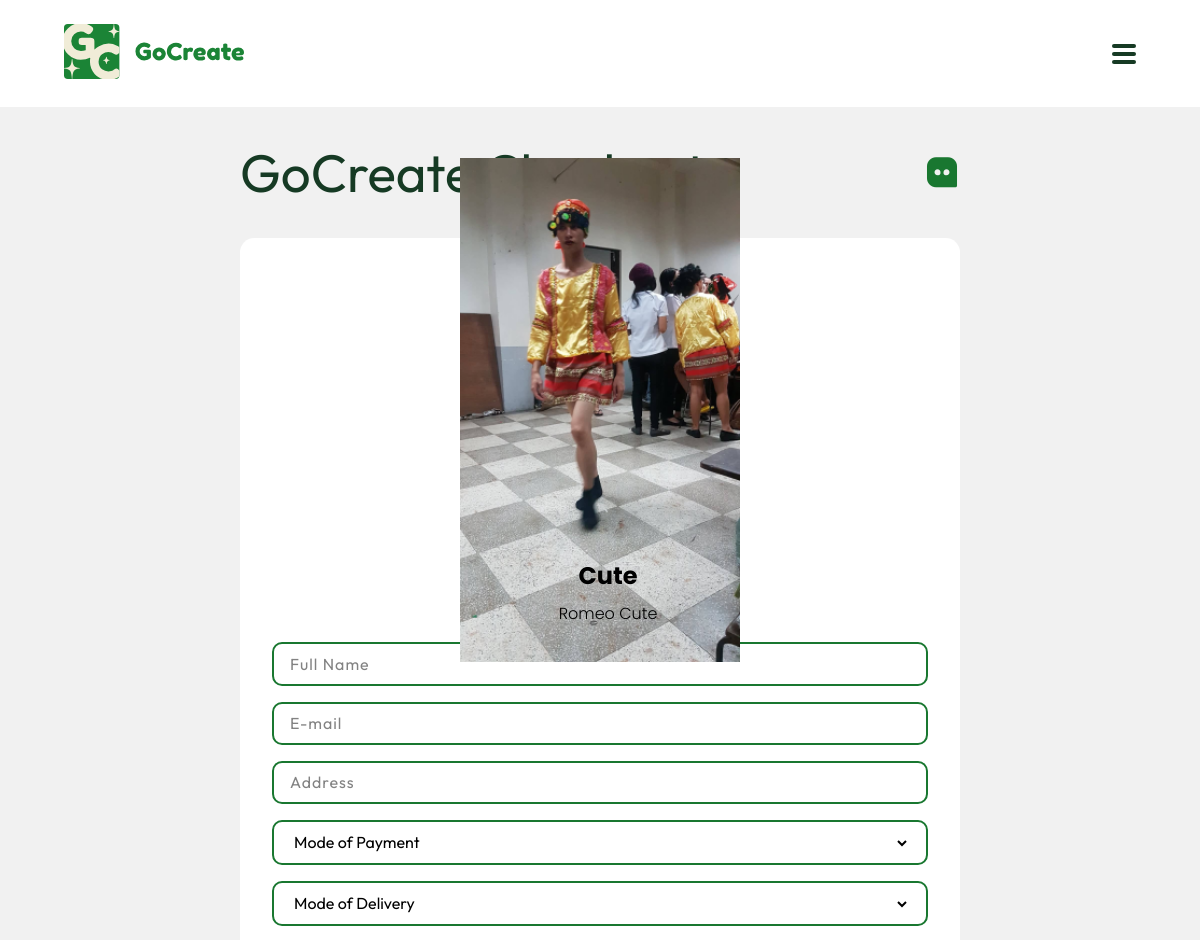
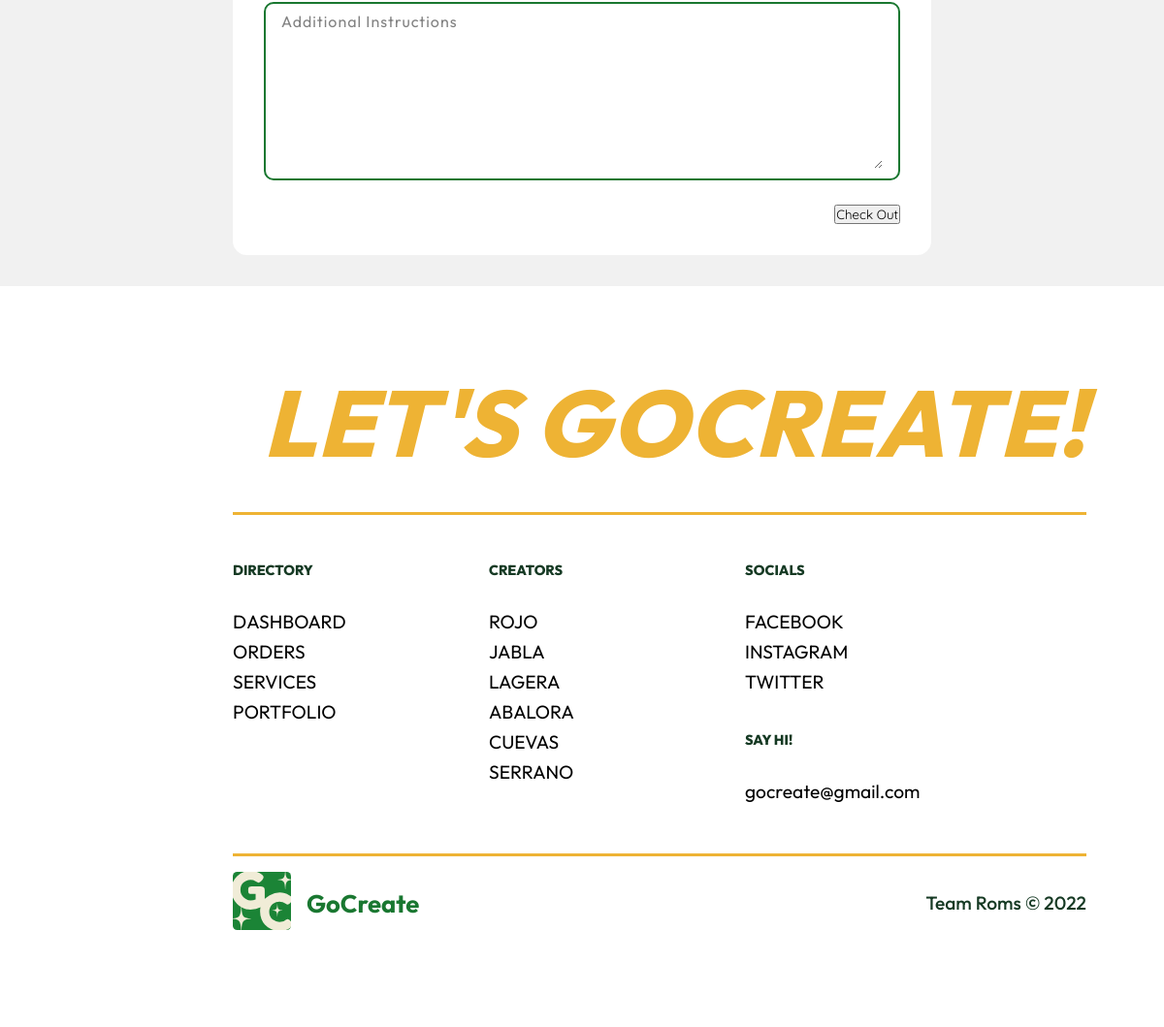
The page /project/orderform/1 (signed in) on the database its author committed (2 pictures, top to bottom).
### tables this page shows
CREATE TABLE `service` (
  `serviceId` int(11) NOT NULL,
  `userId` varchar(255) NOT NULL,
  `serviceImage` varchar(255) NOT NULL,
  `serviceTitle` varchar(255) NOT NULL,
  `serviceDescrp` varchar(255) NOT NULL,
  `serviceCategory` varchar(255) NOT NULL,
  `servicePrice` varchar(255) NOT NULL,
  `serviceMOD` varchar(255) NOT NULL,
  `serviceTimeFrame` varchar(255) NOT NULL
);

### application/controllers/project.php (called while the page is built, shortened)
<?php
class Project extends CI_Controller {
    public function orderform($id){
        $this->load->model('projectModel');
        $result=$this->projectModel->getProject($id);
        $output['data']=$result[0];
        $data=$this->input->post();
    $this->load->view('users/orderform', $output);
    }
}

### index.php (called while the page is built, shortened)
<?php
require_once BASEPATH.'core/CodeIgniter.php';

### application/models/project_model.php (called while the page is built, shortened)
<?php
class Project_model extends CI_Model {
	private $table = "service";
    public function getProject($id=null, $user=null, $category=null){
        if(isset($id) && $id != null){
			$this->db->where('serviceId', $id);
		}
		$query = $this->db->get($this->table);
		return $query->result_array();
    }
}

### application/views/users/orderform.php (the view, shortened to what this page needs)
<!DOCTYPE html>
<html lang="en">
<head>
    <link href='https://cdn.jsdelivr.net/npm/boxicons@2.0.5/css/boxicons.min.css' rel='stylesheet'>
    <link rel="stylesheet" href="https://cdnjs.cloudflare.com/ajax/libs/font-awesome/4.7.0/css/font-awesome.min.css">
    <link rel="stylesheet" href="<?php echo base_url('assets/css/nav-styles.css')?>">
    <link rel="stylesheet" href="<?php echo base_url('assets/css/footer-styles.css')?>">
    <link rel="stylesheet" href="<?php echo base_url('assets/css/order-styles.css')?>">
</head>
<body>
    <div class="big-wrapper light">
        <header>
            <div class="nav-container">
                <div class="logo">
                    <a href="<?php echo base_url()."users/userSort"?>"><img src="<?php echo base_url('assets/img/buyer-logo.svg')?>" class="header-logo"></a>
                </div>
                <div class="hamburger-menu">
                    <div class="bar"></div>
                </div>
            </div>
        </header>
    </div>
    <section class="navigation-area">
        <div class="navigation-area-container">
            <div class="navigation-icons">
                <div class="navigation-title">
                    <h2>GoCreate Checkout</h2>
                </div>
                <button>
                    <a href="#"><i class='bx bxs-message-square-dots bx-flip-horizontal bx-md'></i></a>
                </button>
            </div>
        </div>
    </section>
    <section class="order-form-area">
        <div class="form-container">
            <div class="order-form">
                <div class="service-grid">
                    <div class="service-img">
                        <img src="<?=$data['serviceImage']?>">
                    </div>
                    <div class="service-information">
                        <h2><?=$data['serviceTitle']?></h2>
                        <p><?=$data['serviceDescrp']?></p>
                    </div>
                </div>
                <form method='post'>
                    <div class="input-field">
                        <input type="text" name="buyerName" placeholder="Full Name">
                    </div>
                    <div class="input-field">
                        <input type="email" name="buyerEmail" placeholder="E-mail">
                    </div>
                    <div class="input-field">
                        <input type="text" name="buyerAddress" placeholder="Address">
                    </div>
                    <div class="select-field">
                        <select name="MOP" id="payment-method">
                            <option disabled selected>Mode of Payment</option>
                        </select>
                    </div>
                    <div class="select-field">
                        <select name="Mode_of_Delivery" id="delivery-method">
                            <option disabled selected>Mode of Delivery</option>
                        </select>
                    </div>
                    <div class="text-field">
                        <textarea name="instruction" rows="10" placeholder="Additional Instructions"></textarea>
                    </div>
                    <div class="button-area">
                    <button>
                    <input type="submit" value="Check Out">
                </button>
                    </div>
                </form>
            </div>
        </div>
    </section>
    <footer class="footer-section">
        <div class="footer-container">
            <h1>Let's GoCreate!</h1>
            <span class="footer-divider"></span>
            <div class="footer">
                <div class="footer-row">
                    <div class="footer-column">
                        <h3>Directory</h3>
                        <ul>
                            <li><a href="seller-dashboard.html" class="underline">Dashboard</a></li>
                            <li><a href="seller-all-orders.html" class="underline">Orders</a></li>
                            <li><a href="seller-services.html" class="underline">Services</a></li>
                            <li><a href="seller-portfolio.html" class="underline">Portfolio</a></li>
                        </ul>
                    </div>
                    <div class="footer-column">
                        <h3>Creators</h3>
                        <ul>
                            <li><button class="underline" id="creator-roms">Rojo</button></li>
                            <li><button class="underline" id="creator-dylan">Jabla</button></li>
                            <li><button class="underline" id="creator-errol">Lagera</button></li>
                            <li><button class="underline" id="creator-aba">Abalora</button></li>
                            <li><button class="underline" id="creator-ros">Cuevas</button></li>
                            <li><button class="underline" id="creator-saey">Serrano</button></li>
                        </ul>
                    </div>
                    <div class="footer-column">
                        <h3>Socials</h3>
                        <ul>
                            <li><a href="#" class="underline">Facebook</a></li>
                            <li><a href="#" class="underline">Instagram</a></li>
                            <li><a href="#" class="underline">Twitter</a></li>
                        </ul>
                        <div class="say-hi">
                            <h3>Say Hi!</h3>
                            <div class="e-mail">
                                <h2 class="underline" id="copy-email">gocreate@gmail.com</h2>
                            </div>
                        </div>
                    </div>
                </div>
            </div>
            <span class="footer-divider"></span>
            <div class="footer-rights-container">
                <div class="footer-logo">
                    <a href="#">
                        <img src="img/logo.svg">
                    </a>
                    <h3>GoCreate</h3>
                </div>
                <div class="footer-rights">
                    <p>Team Roms &copy; 2022</p>
                </div>
            </div>
        </div>
    </footer>
</body>
</html>

### assets/css/nav-styles.css (style rules this page uses)
*, *::before, *::after { padding: 0; margin: 0; box-sizing: border-box; }
body { background-color: #f1f1f1; font-family: 'Quicksand', sans-serif; }
img { width: 180px; }
a { text-decoration: none; }
.big-wrapper { position: relative; padding: 1.5rem 1rem; width: 100%; min-height: 10vh; overflow: hidden; background-color: #FFFFFF; }
.nav-container { position: relative; width: 100%; margin: 0 auto; padding: 0 3rem; z-index: 10; }
header { position: relative; z-index: 70; }
header .nav-container { display: flex; justify-content: space-between; align-items: center; }
.hamburger-menu { position: relative; z-index: 99; width: 1.5rem; height: 2rem; display: flex; align-items: center; justify-content: center; cursor: pointer; display: none; }
.hamburger-menu .bar { position: relative; width: 100%; height: 4px; background-color: #163A24; border-radius: 3px; transition: 0.5s; }
.bar::before, .bar::after { content: ""; position: absolute; width: 100%; height: 100%; background-color: #163A24; border-radius: 3px; transition: 0.5s; }
.bar::before { transform: translateY(-8px); }
.bar::after { transform: translateY(8px); }
.hamburger-menu { display: flex; }

### assets/css/footer-styles.css (style rules this page uses)
* { margin: 0; padding: 0; box-sizing: border-box; }
footer { background-color: #ffffff; }
ul { list-style: none; }
button { outline: none; background: none; border: none; }
a { text-decoration: none; }
.footer-container { padding: 5rem 5rem 5rem 15rem; }
.footer-container h1 { font-family: 'Outfit', serif; font-weight: 800; font-style: italic; text-transform: uppercase; font-size: 6rem; letter-spacing: 1px; color: #eeb334; margin-bottom: 2rem; text-align: end; user-select: none; }
.footer-divider { width: 100%; height: 3px; background-color: #eeb334; display: flex; }
.footer { margin: 3rem 0; }
.footer-logo img { width: 60px; }
.footer-row { display: flex; flex-wrap: wrap-reverse; }
.footer-column { width: 30%; }
.footer-column h3 { font-family: 'Outfit', sans-serif; font-size: 0.9rem; text-transform: uppercase; font-weight: 800; margin-bottom: 2rem; color: #163A24; }
.footer-column ul li { margin-bottom: 0.2rem; }
.footer-column ul li button { font-family: 'Outfit', sans-serif; font-size: 1.2rem; text-transform: uppercase; color: #000000; transition: 1s; font-weight: 400; cursor: pointer; }
.footer-column ul li a { font-family: 'Outfit', sans-serif; font-size: 1.2rem; text-transform: uppercase; color: #000000; transition: 1s; font-weight: 400; }
.underline { display: inline-block; padding-bottom: 0.25rem; position: relative; }
.underline::before { content: ""; position: absolute; left: 0; bottom: 0; width: 0; height: 2px; background-color: #eeb334; transition: width 0.25s ease-out; }
.say-hi { padding-top: 2rem; }
.footer-rights-container { margin: 1rem 0; display: flex; justify-content: space-between; align-items: center; }
.footer-logo { display: flex; justify-content: center; align-items: center; column-gap: 1rem; }
.footer-logo h3 { font-family: 'Outfit', sans-serif; font-size: 1.6rem; color: #197730; user-select: none; }
.footer-rights p { font-family: 'Outfit', sans-serif; font-size: 1.2rem; font-weight: 500; color: #163A24; }
.e-mail { position: relative; }
.e-mail h2 { cursor: pointer; font-family: 'Outfit', sans-serif; font-size: 1.2rem; font-weight: 400; color: #000000; transition: 1s; }

### rows shown on the page
service: serviceImage (picture), serviceTitle "Cute", serviceDescrp "Romeo Cute"
